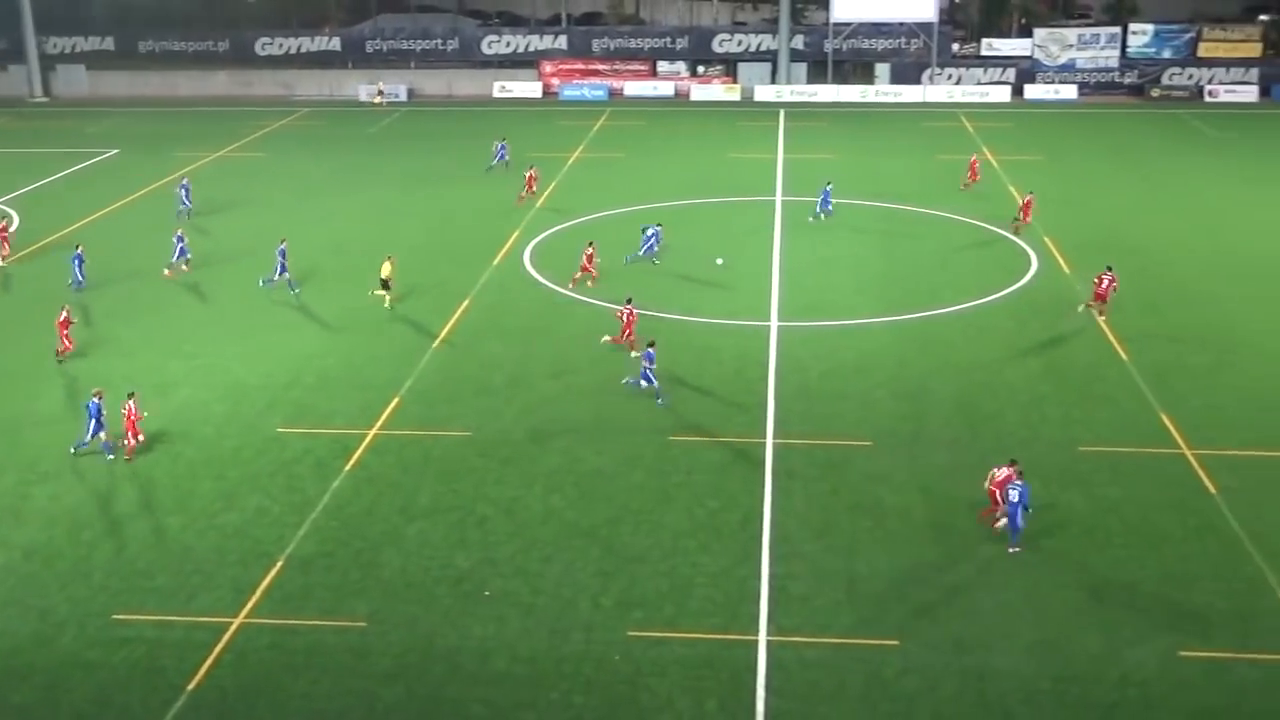
#> input picture frame 17 of data/baltyk_kotwica_1.mp4, 1280 x 720 px, given in place of Barca_Real_continous.mp4, which was not available
$ python dense_optical_flow_poc.py
#> lines starting #> are read from the running program, lines starting #| are printed output that depends on the picture; after the words box and inside, x2 and y2 are one past the last pixel; in counts of white or black regions, pixels touching at a corner belong together; pictures that were not available may be replaced by others from this repository, and a replacement may not be noted
import cv2
import numpy as np
import imutils
import matplotlib.pyplot as plt


def grass_negative(frame, for_player=False):
    hsv = cv2.cvtColor(frame, cv2.COLOR_BGR2HSV)

    # define range of blue color in HSV
    lower_green = np.array([35, 50, 50])
    upper_green = np.array([75, 255, 255])

    # Threshold the HSV image to get only blue colors
    mask = cv2.inRange(hsv, lower_green, upper_green)

    if for_player:
        return mask

    # Mask editing - morphological operations
    kernel = np.ones((5, 5), np.uint8)
    mask = cv2.medianBlur(mask, 5)
    mask = cv2.dilate(mask, kernel, iterations=7)
    mask = cv2.erode(mask, kernel, iterations=7)

    # Bitwise-AND mask and original image
    res = cv2.bitwise_and(frame, frame, mask=cv2.bitwise_not(mask))

    return res, cv2.bitwise_not(mask)


def plot(movement_vectors):
    plt.style.use('ggplot')
    ax = plt.subplot(2, 1, 1)
    ax.plot(np.array(movement_vectors)[:, 0])
    ax.set_ylabel("kierunek \n ruchu kamery")
    ax2 = plt.subplot(2, 1, 2)
    ax2.set_ylabel("wychylenie kamery \n względem początku")
    x_cumsum = np.cumsum(np.array(movement_vectors)[:, 0])
    ax2.plot(x_cumsum)
    plt.show()


def get_bounding_frames(cap, frame_indexes):
    total_frames = cap.get(cv2.CAP_PROP_FRAME_COUNT)
    frames = []
    print(f"frame indexes: {frame_indexes}, total frames: {total_frames}")
    for index in frame_indexes:
        if 0 <= index <= total_frames:
            cap.set(cv2.CAP_PROP_POS_FRAMES, index)
            ret, frame = cap.read()
            frames.append(frame)
    return frames


def main():
    cap = cv2.VideoCapture("../data/Barca_Real_continous.mp4")
    width = 300

    ret, frame1 = cap.read()
#> frame1 is the input picture: shape (720, 1280, 3); mean B, G, R 85.4, 139.3, 98.9
    frame1 = imutils.resize(frame1, width=width)
#> frame1: shape (168, 300, 3)
    _, mask = grass_negative(frame1)
#> in grass_negative, `hsv = cv2.cvtColor(frame, cv2.COLOR_BGR2HSV)`: hsv: shape (168, 300, 3); mean H, S, V 57.4, 103.6, 140.8
#> in grass_negative, `mask = cv2.inRange(hsv, lower_green, upper_green)`:
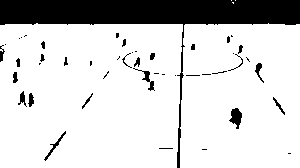
#> mask: shape (168, 300); 82.8% white; 46 black regions (24 under 20 px), largest, box (x1, y1, x2, y2) and area: (0, 0, 300, 168) 7518, (229, 108, 242, 129) 162, (133, 68, 155, 91) 106
#> in grass_negative, `mask = cv2.medianBlur(mask, 5)`: mask: shape (168, 300); 84.2% white; 26 black regions (12 under 20 px), largest, box (x1, y1, x2, y2) and area: (0, 0, 300, 25) 7223, (230, 108, 242, 127) 155, (144, 71, 154, 90) 83
#> in grass_negative, `mask = cv2.dilate(mask, kernel, iterations=7)`: mask: shape (168, 300); 94% white; 1 black region, box (x1, y1, x2, y2) and area: (0, 0, 300, 10) 3000
#> in grass_negative, `mask = cv2.erode(mask, kernel, iterations=7)`: mask: shape (168, 300); 85.7% white; 1 black region, box (x1, y1, x2, y2) and area: (0, 0, 300, 24) 7200
    previous_frame_gray = cv2.cvtColor(frame1, cv2.COLOR_BGR2GRAY)
    visualisation_frame_hsv = np.zeros_like(frame1)
    visualisation_frame_hsv[..., 1] = 255

    movement_vectors = []

    while True:
        try:
            ret, frame2 = cap.read()
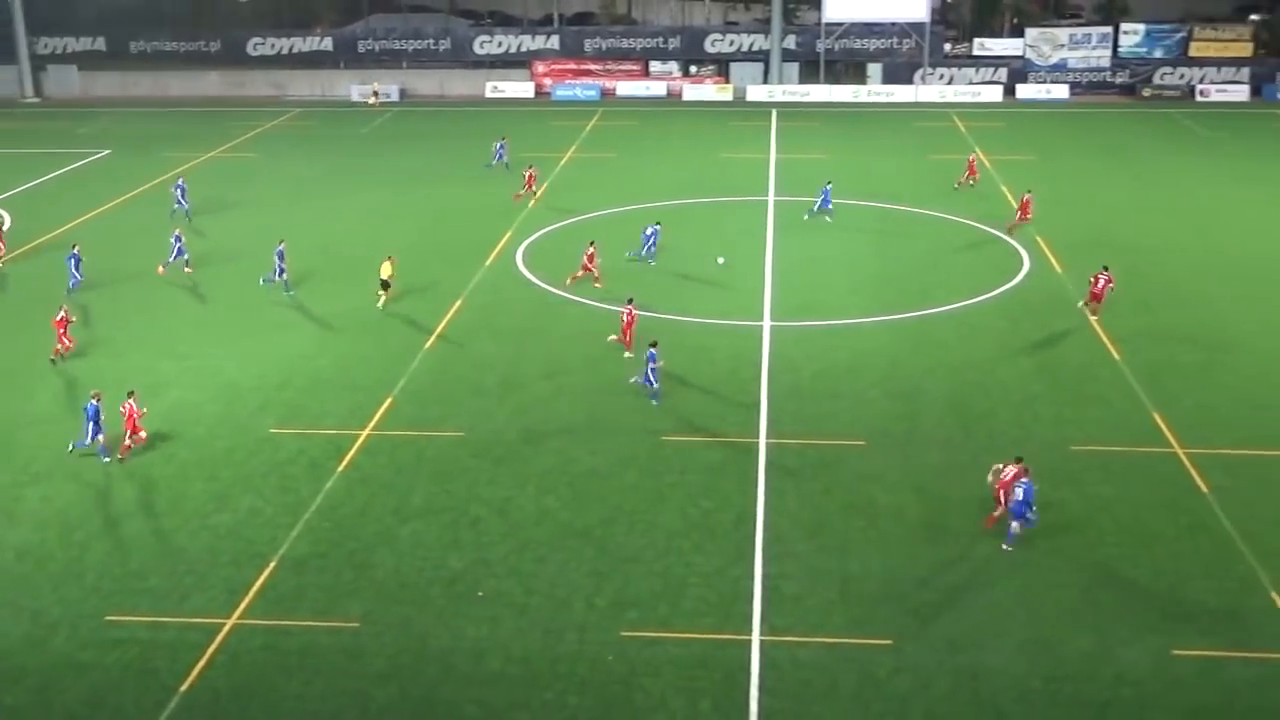
#> input picture frame 18 of data/baltyk_kotwica_1.mp4, 1280 x 720 px, given in place of Barca_Real_continous.mp4, which was not available
#> frame2 is the input picture: shape (720, 1280, 3); mean B, G, R 85.2, 139.1, 98.8
            frame2 = imutils.resize(frame2, width=width)
#> frame2: shape (168, 300, 3)
        except AttributeError:
            break
        _, mask = grass_negative(frame2)
#> in grass_negative (call 2), `hsv = cv2.cvtColor(frame, cv2.COLOR_BGR2HSV)`: hsv: shape (168, 300, 3); mean H, S, V 57.4, 103.6, 140.6
#> in grass_negative (call 2), `mask = cv2.inRange(hsv, lower_green, upper_green)`: mask: shape (168, 300); 82.9% white; 50 black regions (26 under 20 px), largest, box (x1, y1, x2, y2) and area: (0, 0, 300, 168) 7477, (231, 107, 243, 128) 161, (43, 132, 64, 161) 92
#> in grass_negative (call 2), `mask = cv2.medianBlur(mask, 5)`: mask: shape (168, 300); 84.4% white; 25 black regions (13 under 20 px), largest, box (x1, y1, x2, y2) and area: (0, 0, 300, 25) 7206, (232, 108, 243, 126) 150, (44, 139, 59, 159) 61
#> in grass_negative (call 2), `mask = cv2.dilate(mask, kernel, iterations=7)`: mask: shape (168, 300); 94.1% white; 1 black region, box (x1, y1, x2, y2) and area: (0, 0, 300, 10) 2969
#> in grass_negative (call 2), `mask = cv2.erode(mask, kernel, iterations=7)`: mask: shape (168, 300); 85.7% white; 1 black region, box (x1, y1, x2, y2) and area: (0, 0, 300, 24) 7197
        next_frame_gray = cv2.cvtColor(frame2, cv2.COLOR_BGR2GRAY)

        flow = cv2.calcOpticalFlowFarneback(previous_frame_gray, next_frame_gray, None, 0.5, 3, 15, 3, 5, 1.2, 0)
        movement_vectors.append(np.mean(flow, axis=(0, 1)))
        previous_frame_gray = next_frame_gray

        # Video visualisation
        magnitude, angle = cv2.cartToPolar(flow[..., 0], flow[..., 1])
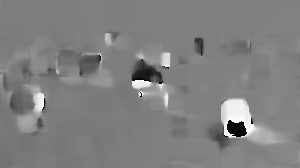
#> angle: shape (168, 300) float32; min 0.000608, max 6.28, mean 3.17; drawn with min black and max white
        visualisation_frame_hsv[..., 0] = angle * 180 / np.pi / 2
        visualisation_frame_hsv[..., 2] = cv2.normalize(magnitude, None, 0, 255, cv2.NORM_MINMAX)
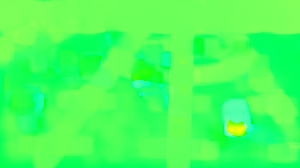
#> visualisation_frame_hsv: shape (168, 300, 3); mean of channels 0, 1, 2 90.4, 255, 69.9; drawn as B, G, R
        visualisation_frame_rgb = cv2.cvtColor(visualisation_frame_hsv, cv2.COLOR_HSV2BGR)
        visualisation_frame_rgb = cv2.bitwise_and(visualisation_frame_rgb, visualisation_frame_rgb, mask=mask)
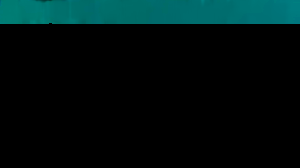
#> visualisation_frame_rgb: shape (168, 300, 3); mean B, G, R 15.8, 16.1, 0
        cv2.imshow('Dense OpticalFlow visualisation', visualisation_frame_rgb)

        # Inputs
        k = cv2.waitKey(30) & 0xff
#> (key Esc is pressed here)
        if k == 27:
            break
        elif k == ord('s'):
            cv2.imwrite('opticalfb.png', frame2)
            cv2.imwrite('opticalhsv.png', visualisation_frame_rgb)

    cv2.destroyAllWindows()
    plot(movement_vectors)
#> in plot, `x_cumsum = np.cumsum(np.array(movement_vectors)[:, 0])`: x_cumsum = [-1.09]
#> in plot, `plt.show()`:
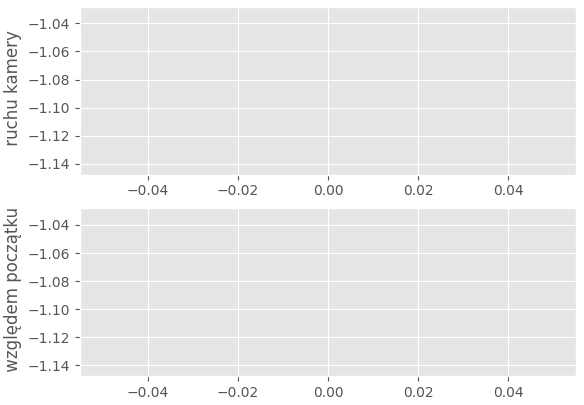
#> figure drawn by matplotlib, 2 panels

    x_cumsum = np.cumsum(np.array(movement_vectors)[:, 0])
#> x_cumsum = [-1.09]
    max_x = np.argmax(x_cumsum)
#> max_x = 0
    min_x = np.argmin(x_cumsum)
#> min_x = 0
    print(f"Max: {max_x}, Min: {min_x}")
#| Max: 0, Min: 0
    bounding_frames = get_bounding_frames(cap, (min_x, max_x))
#| frame indexes: (0, 0), total frames: 176.0
#> the loop in get_bounding_frames, `for index in frame_indexes:` made 2 passes
#> index on pass 2: 0
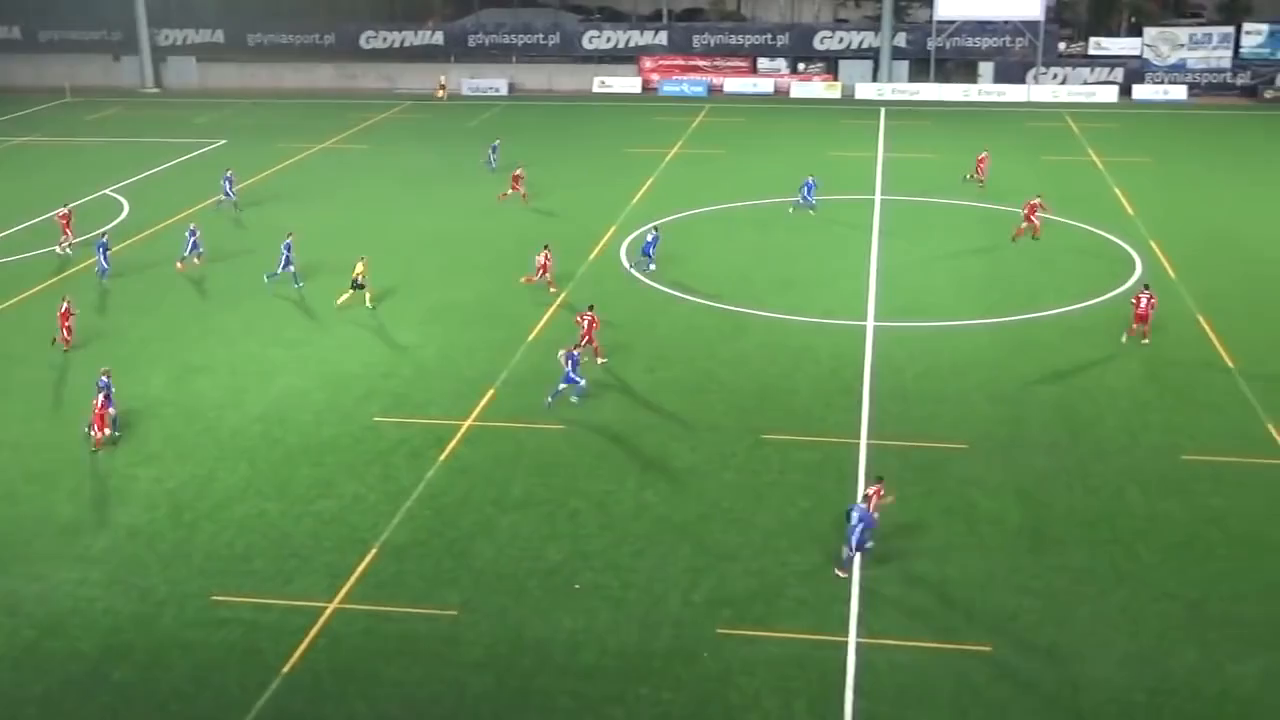
#> input picture frame 0 of data/baltyk_kotwica_1.mp4, 1280 x 720 px, given in place of Barca_Real_continous.mp4, which was not available
#> after the loop in get_bounding_frames, `for index in frame_indexes:`: frames = 2 items
#> bounding_frames = 2 items
    for idx, frame in enumerate(bounding_frames):
        cv2.imshow(f"frame{idx}", frame)
        cv2.imwrite(f"frame{idx}.png", frame)
#> this loop made 2 passes

    cap.release()


if __name__ == '__main__':
    main()

$ run again, starting later in the video
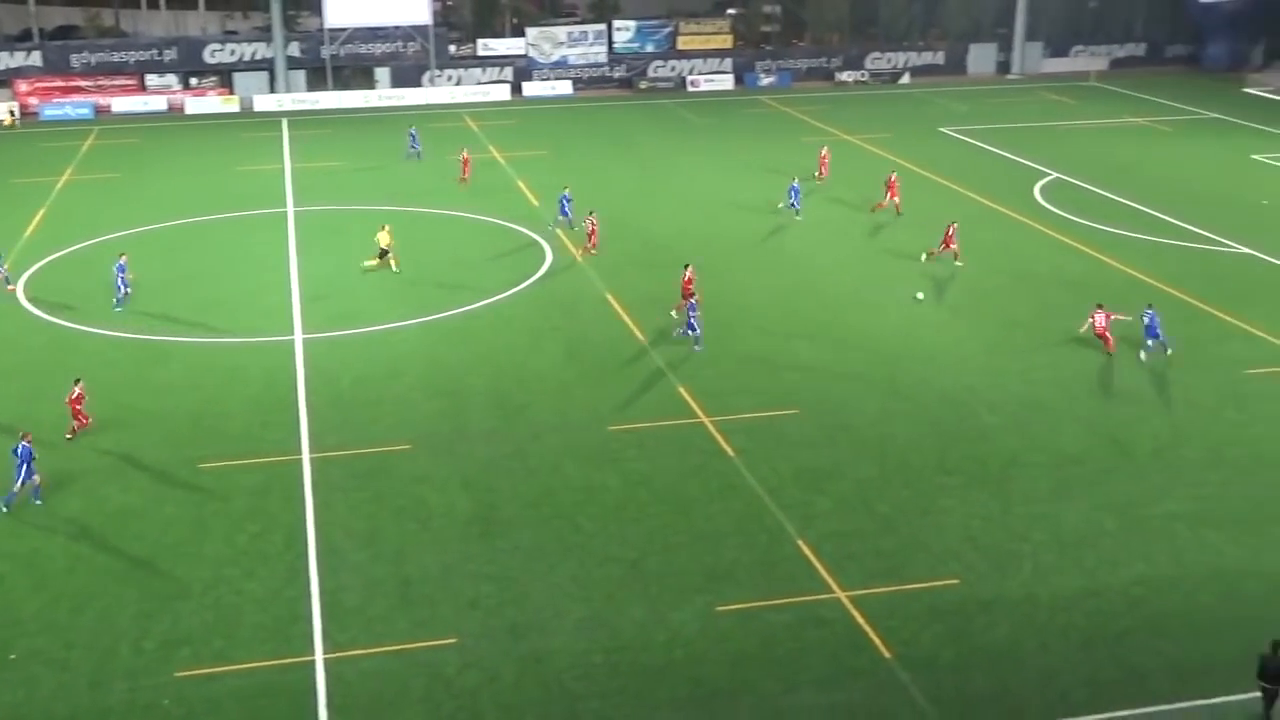
#> input picture frame 79 of data/baltyk_kotwica_1.mp4, 1280 x 720 px, given in place of Barca_Real_continous.mp4, which was not available
#> in main, frame1 is the input picture: shape (720, 1280, 3); mean B, G, R 86.2, 140.4, 100.2
#> frame1: shape (168, 300, 3)
#> hsv: shape (168, 300, 3); mean H, S, V 57.2, 103, 141.8
#> in grass_negative, `mask = cv2.inRange(hsv, lower_green, upper_green)`:
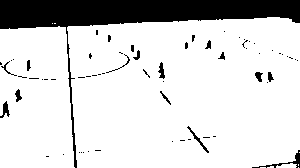
#> mask: shape (168, 300); 83.9% white; 65 black regions (49 under 20 px), largest, box (x1, y1, x2, y2) and area: (0, 0, 300, 168) 7132, (252, 150, 300, 168) 137, (187, 126, 209, 153) 81
#> frame2: shape (168, 300, 3)
#> hsv: shape (168, 300, 3); mean H, S, V 57.2, 102.3, 141.9
#> in plot, `x_cumsum = np.cumsum(np.array(movement_vectors)[:, 0])`: x_cumsum = [-1.21]
#> max_x = 0
#| Max: 0, Min: 0
#| frame indexes: (0, 0), total frames: 176.0
#> the loop in get_bounding_frames, `for index in frame_indexes:` made 2 passes
#> index on pass 2: 0
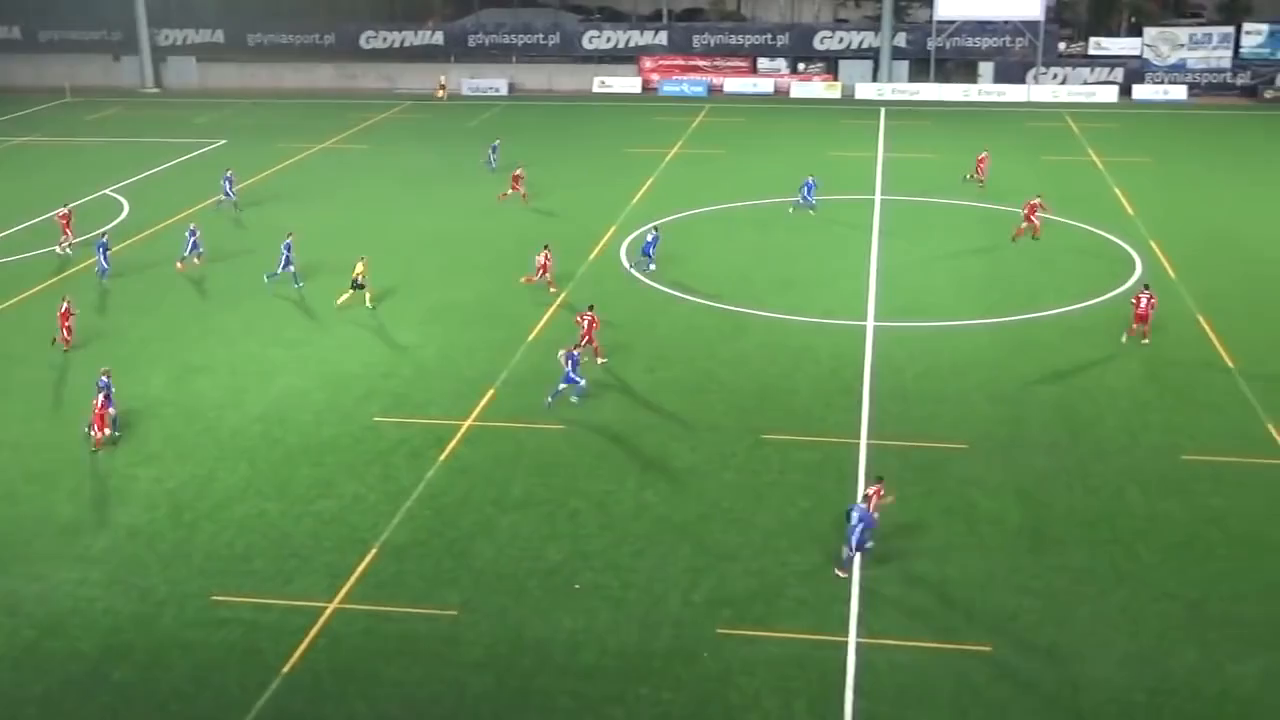
#> input picture frame 0 of data/baltyk_kotwica_1.mp4, 1280 x 720 px, given in place of Barca_Real_continous.mp4, which was not available
#> after the loop in get_bounding_frames, `for index in frame_indexes:`: frames = 2 items
#> the loop in main, `for idx, frame in enumerate(bounding_frames):` made 2 passes

$ run again, starting later in the video
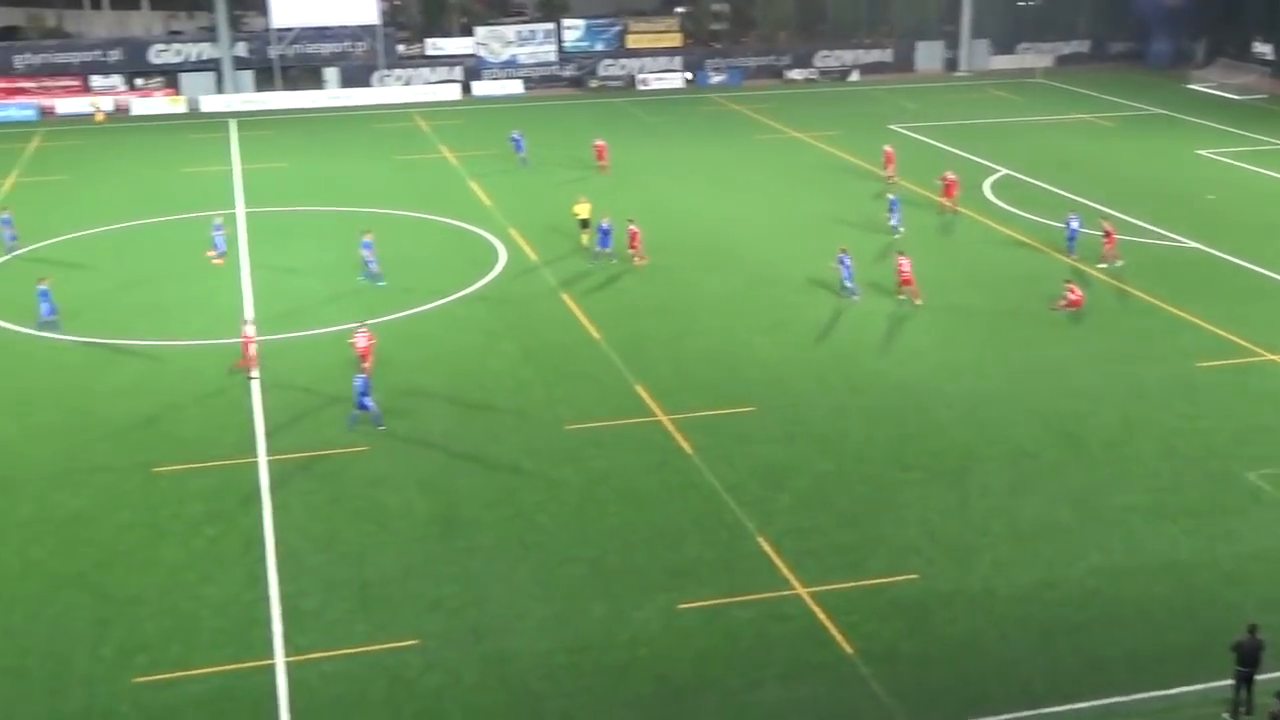
#> input picture frame 140 of data/baltyk_kotwica_1.mp4, 1280 x 720 px, given in place of Barca_Real_continous.mp4, which was not available
#> in main, frame1 is the input picture: shape (720, 1280, 3); mean B, G, R 92.9, 148.7, 107.4
#> frame1: shape (168, 300, 3)
#> hsv: shape (168, 300, 3); mean H, S, V 56.9, 99.5, 150.1
#> in grass_negative, `mask = cv2.inRange(hsv, lower_green, upper_green)`:
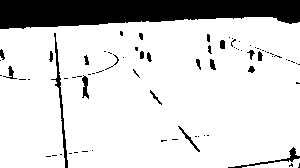
#> mask: shape (168, 300); 83.7% white; 77 black regions (55 under 20 px), largest, box (x1, y1, x2, y2) and area: (0, 0, 300, 29) 6724, (51, 33, 68, 168) 345, (228, 147, 300, 168) 199
#> frame2: shape (168, 300, 3)
#> hsv: shape (168, 300, 3); mean H, S, V 56.9, 100.8, 149.8
#> in plot, `x_cumsum = np.cumsum(np.array(movement_vectors)[:, 0])`: x_cumsum = [2.42]
#> max_x = 0
#| Max: 0, Min: 0
#| frame indexes: (0, 0), total frames: 176.0
#> the loop in get_bounding_frames, `for index in frame_indexes:` made 2 passes
#> index on pass 2: 0
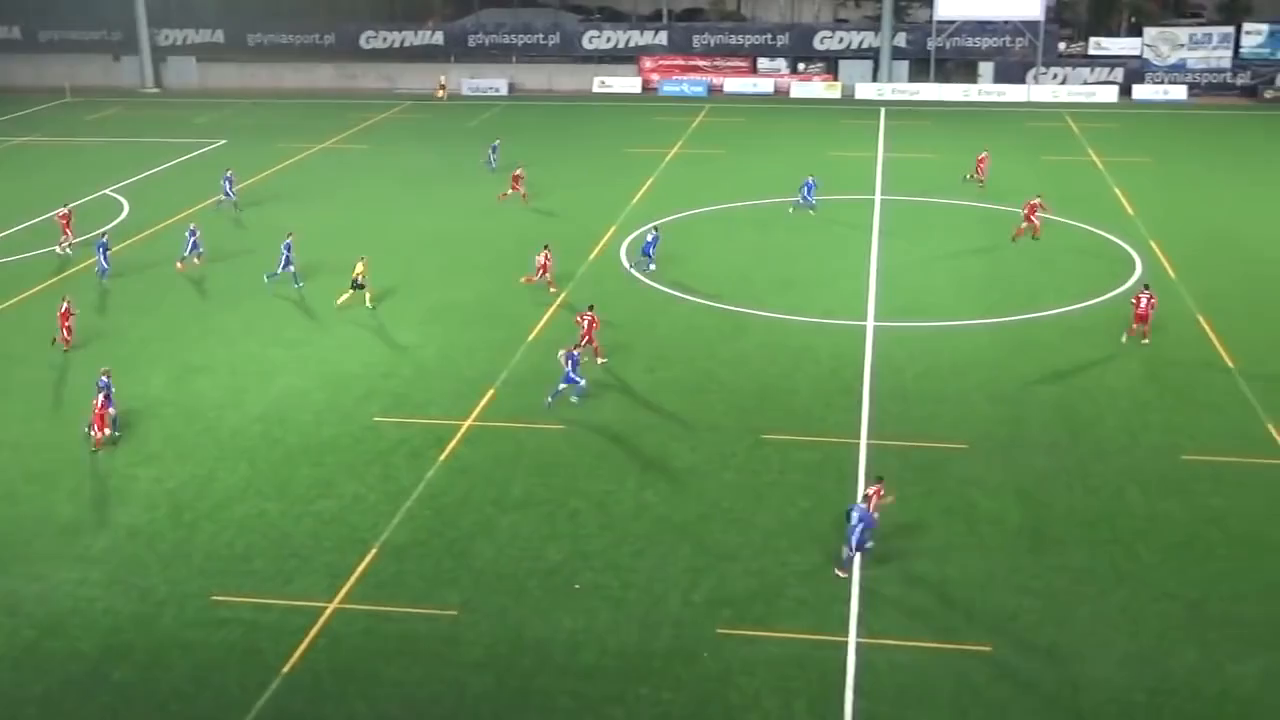
#> input picture frame 0 of data/baltyk_kotwica_1.mp4, 1280 x 720 px, given in place of Barca_Real_continous.mp4, which was not available
#> after the loop in get_bounding_frames, `for index in frame_indexes:`: frames = 2 items
#> the loop in main, `for idx, frame in enumerate(bounding_frames):` made 2 passes
